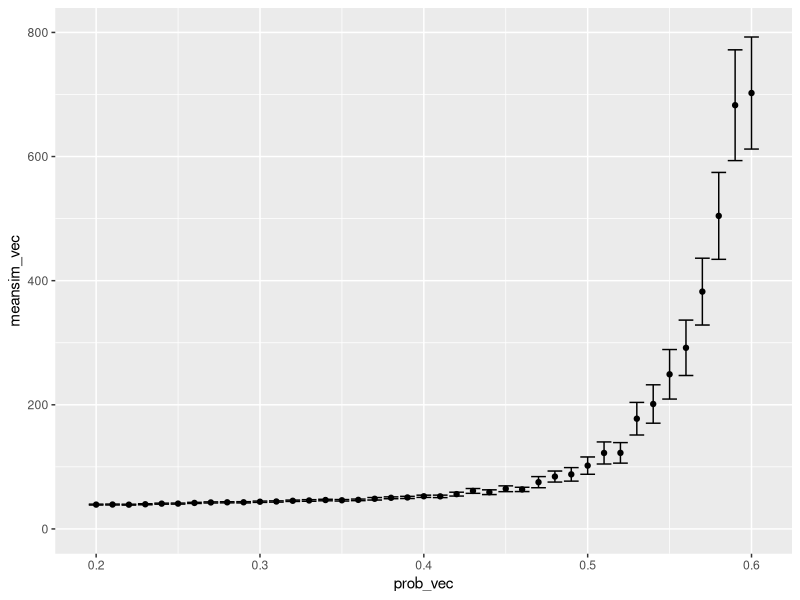
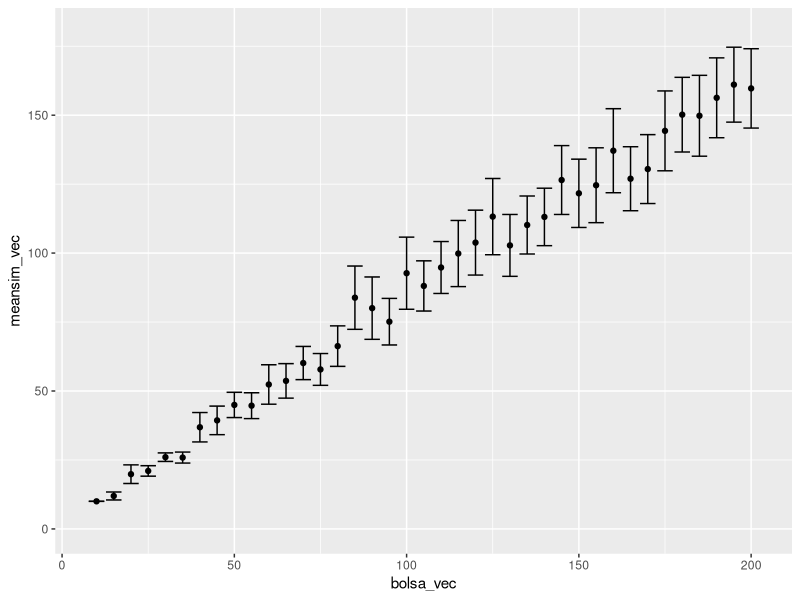
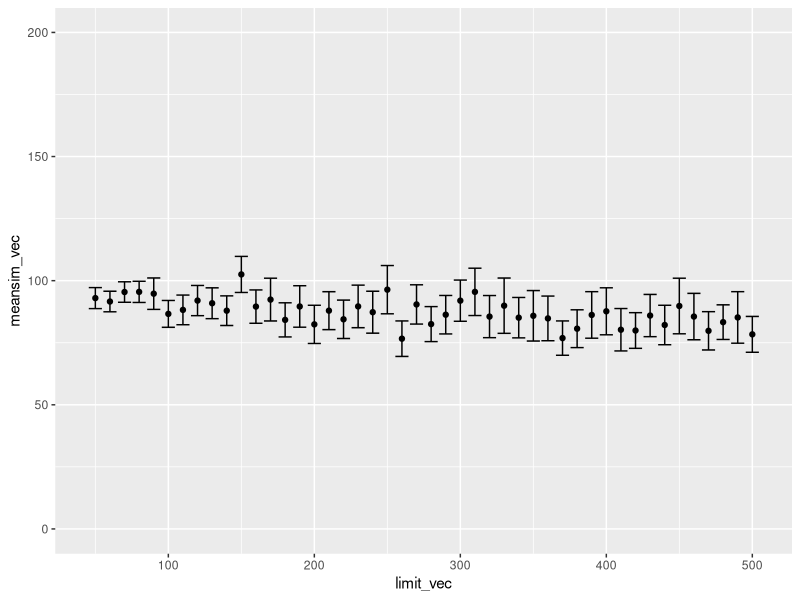

The R script that drew these images, in order:
## 1

set.seed(1)

martingala <- function (bolsa, apuesta, limite, prob) {
	apuesta_actual <- apuesta
	while (apuesta_actual < bolsa & apuesta_actual < limite) {
		bolsa <- bolsa- apuesta_actual
		## print(apuesta_actual)
		resul <- rbinom(1,1,prob)
		## print(resul)
		if(resul == 0 ) { ## perder
			apuesta_actual <- apuesta_actual * 2
			## print(apuesta_actual)
			## print(bolsa)
		} else { ## ganar
			bolsa <- bolsa + apuesta_actual *2 
			apuesta_actual <- apuesta
			## print(apuesta_actual)
			## print(bolsa)
		}
	}
	return (bolsa)
}




martingala(bolsa = 100, apuesta = 10, limite = 500, prob = 18/37)






## 2
set.seed(1)
n_simulaciones <- 1000

meansim_vec <- c()
prob_vec <- c()
errmax_vec <- c()
sumprob <- 0.2
for(i in 1:41){
	sim <- replicate(n_simulaciones,martingala(bolsa = 100, apuesta = 10, limite = 500, prob = sumprob))
	## Medias
	meansim <- mean(sim)
	meansim_vec <- append(meansim_vec,meansim)
	## ICs
	errmax <- 1.95*(sd(sim)/sqrt(1000))
	errmax_vec <- append(errmax_vec,errmax)
	## probabilidades
	prob_vec <- append(prob_vec,sumprob)
	sumprob <- sumprob + 0.01
}


require(ggplot2)
df_probmean <- data.frame(prob_vec,meansim_vec)
probmean_graph <- ggplot(df_probmean,aes(prob_vec,meansim_vec)) + 
	geom_point() + 
	geom_errorbar(ymin = meansim_vec-errmax_vec, ymax = meansim_vec+errmax_vec)
probmean_graph <- probmean_graph + expand_limits(y = c(0,800))
print(probmean_graph)


## 3

set.seed(1)
n_simulaciones <- 1000

meansim_vec <- c()
bolsa_vec <- c()
errmax_vec <- c()
sumbolsa <- 10
for(i in 1:39){
	sim <- replicate(n_simulaciones,martingala(bolsa = sumbolsa, apuesta = 10, limite = 500, prob = 18/37))
	## Medias
	meansim <- mean(sim)
	meansim_vec <- append(meansim_vec,meansim)
	## ICs
	errmax <- 1.95*(sd(sim)/sqrt(1000))
	errmax_vec <- append(errmax_vec,errmax)
	## bolsa
	bolsa_vec <- append(bolsa_vec,sumbolsa)
	sumbolsa <- sumbolsa + 5
}


require(ggplot2)
df_bolsamean <- data.frame(bolsa_vec,meansim_vec)
bolsamean_graph <- ggplot(df_bolsamean,aes(bolsa_vec,meansim_vec)) + 
	geom_point() + 
	geom_errorbar(ymin = meansim_vec-errmax_vec, ymax = meansim_vec+errmax_vec)
bolsamean_graph <- bolsamean_graph + expand_limits(y = c(0,180))
print(bolsamean_graph)

## 4 
set.seed(1)
n_simulaciones <- 1000

meansim_vec <- c()
limit_vec <- c()
errmax_vec <- c()
sumlimit <- 50
for(i in 1:46){
	sim <- replicate(n_simulaciones,martingala(bolsa = 100, apuesta = 10, limite = sumlimit, prob = 18/37))
	## Medias
	meansim <- mean(sim)
	meansim_vec <- append(meansim_vec,meansim)
	## ICs
	errmax <- 1.95*(sd(sim)/sqrt(1000))
	errmax_vec <- append(errmax_vec,errmax)
	## limites
	limit_vec <- append(limit_vec,sumlimit)
	sumlimit <- sumlimit + 10
}


require(ggplot2)
df_limitmean <- data.frame(limit_vec,meansim_vec)
limitmean_graph <- ggplot(df_limitmean,aes(limit_vec,meansim_vec)) + 
	geom_point() + 
	geom_errorbar(ymin = meansim_vec-errmax_vec, ymax = meansim_vec+errmax_vec)
limitmean_graph <- limitmean_graph + expand_limits(y = c(0,200))
print(limitmean_graph)